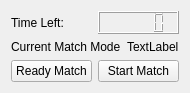
   <widget class="QWidget" name="layoutWidget">
    <property name="geometry">
     <rect>
      <x>510</x>
      <y>70</y>
      <width>160</width>
      <height>81</height>
     </rect>
    </property>
    <layout class="QVBoxLayout" name="verticalLayout_9">
     <item>
      <layout class="QVBoxLayout" name="verticalLayout_8">
       <item>
        <layout class="QHBoxLayout" name="horizontalLayout_10">
         <item>
          <widget class="QLabel" name="t_left_lab">
           <property name="text">
            <string>Time Left: </string>
           </property>
          </widget>
         </item>
         <item>
          <widget class="QLCDNumber" name="t_left_val">
           <property name="font">
            <font>
             <pointsize>12</pointsize>
             <weight>50</weight>
             <bold>false</bold>
            </font>
           </property>
          </widget>
         </item>
        </layout>
       </item>
       <item>
        <layout class="QHBoxLayout" name="horizontalLayout_11">
         <item>
          <widget class="QLabel" name="curr_match_mode">
           <property name="text">
            <string>Current Match Mode</string>
           </property>
          </widget>
         </item>
         <item>
          <widget class="QLabel" name="curr_match_val">
           <property name="text">
            <string>TextLabel</string>
           </property>
          </widget>
         </item>
        </layout>
       </item>
      </layout>
     </item>
     <item>
      <layout class="QHBoxLayout" name="horizontalLayout_12">
       <item>
        <widget class="QPushButton" name="readyMatch">
         <property name="text">
          <string>Ready Match</string>
         </property>
        </widget>
       </item>
       <item>
        <widget class="QPushButton" name="startMatch">
         <property name="text">
          <string>Start Match</string>
         </property>
        </widget>
       </item>
      </layout>
     </item>
    </layout>
   </widget>
